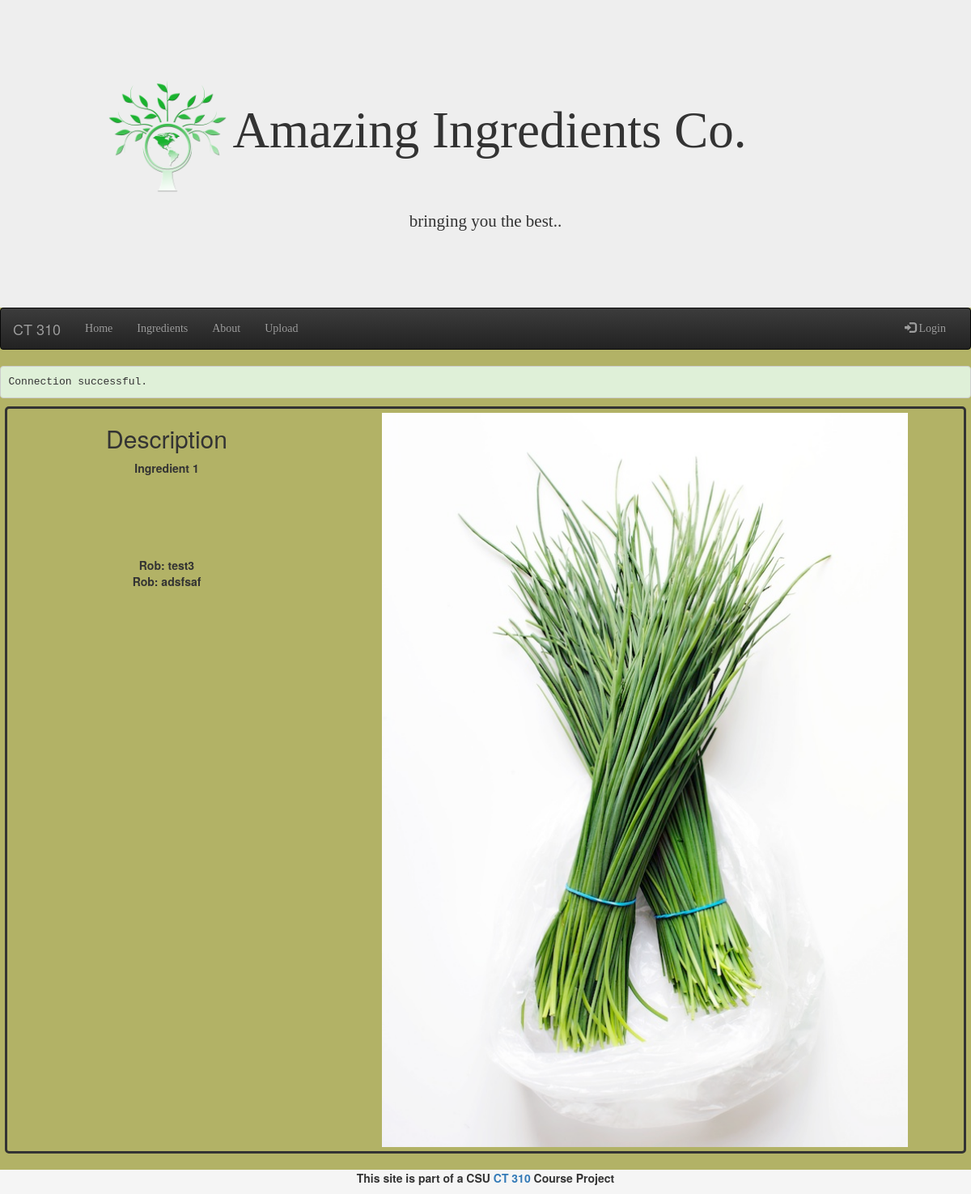
The app's page /ingredient.php?name=Chives, older data.
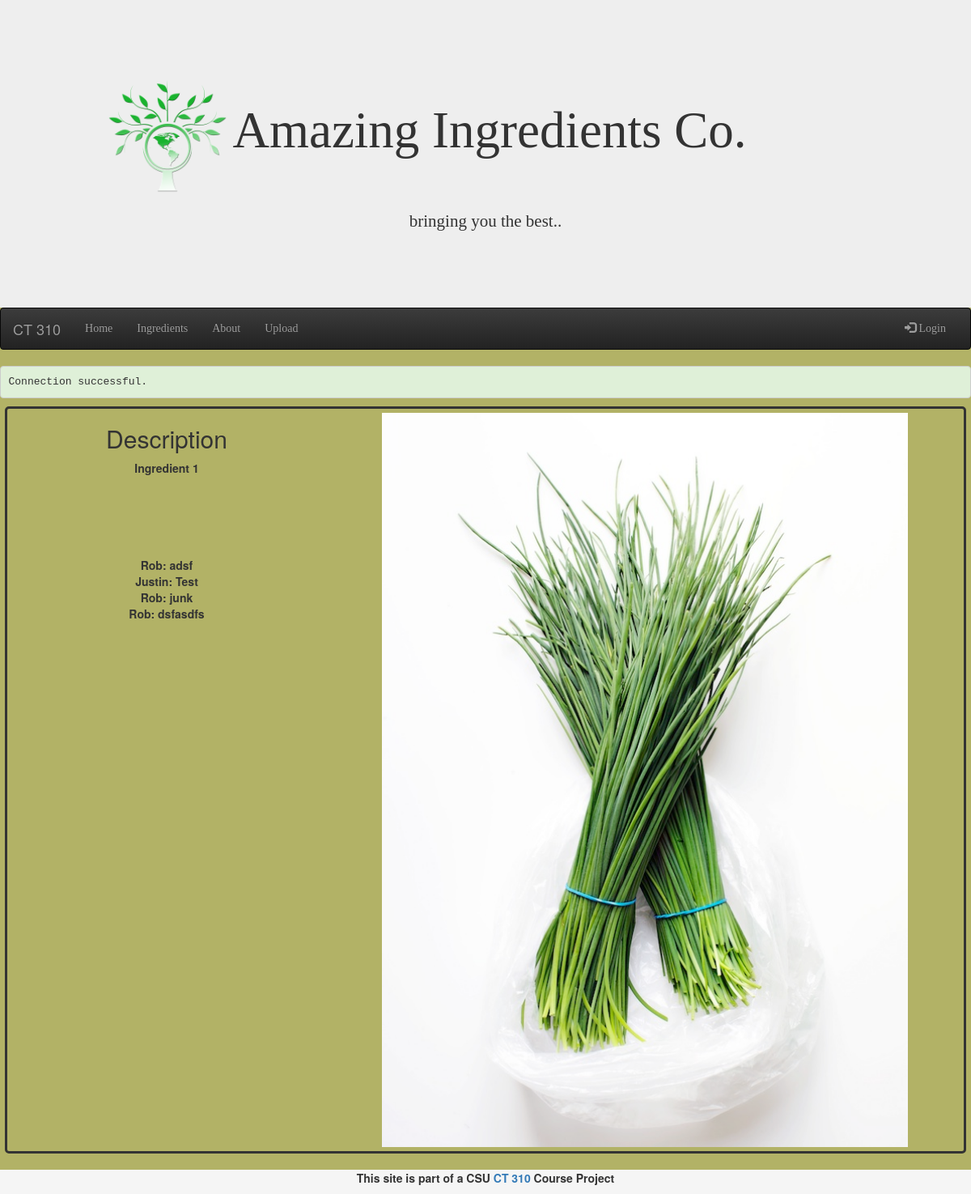
The same page, newer data.
### tables this page shows
CREATE TABLE "comments" ("ingredient" text NOT NULL , "user" text NOT NULL , "comment" text, "id" INTEGER);

### ingredient.php (the view, shortened to what this page needs)
<?php
	include 'header.php';
	include 'dbconnect.php';
	$name=$_GET["name"];
	$query = "SELECT * FROM INGREDIENTS WHERE NAME='$name'";
	$info = $dbh->prepare($query);
	$info->execute();
	$info = $info->fetch();
	$comment_query = "SELECT * FROM COMMENTS WHERE ingredient='$name'";
	$comment_col = $dbh->prepare($comment_query);
        $comment_col->execute();
	$description = $info['description'];
	$image = $info['image'];
?>
<link rel="stylesheet" href="style-ing.css" type="text/css" />
<div class="content" >
 <div class="col-md-4">
               <div class="bodyCenter">
                  <strong>
                    <h2> Description </h2>
                    	<p><?php echo $description; ?></p>
			<br /> <br /> <br /> <br />
<?php
         foreach( $comment_col as $comment){
         echo $comment["user"] . ": " . $comment["comment"] . "<br / <br />";
         }
	echo "<br /> <br />";
?>
		</div>
</div>
<div>
         <div class="hidden-sm hidden-xs">
            <?php echo '<img src="images/' . $image . '" class="ingImg" title="Mmmmm, ' . $name . '" alt="Photo of ' . $name . '" />'; ?>
        </div>
</div>
</div>
<?php
	include 'footer.php';
?>

Row changes from the older to the newer data that the page shows:
removed comments: user "Rob", comment "test3"
removed comments: user "Rob", comment "adsfsaf"
added comments: user "Rob", comment "adsf"
added comments: user "Justin", comment "Test"
added comments: user "Rob", comment "junk"
added comments: user "Rob", comment "dsfasdfs"
